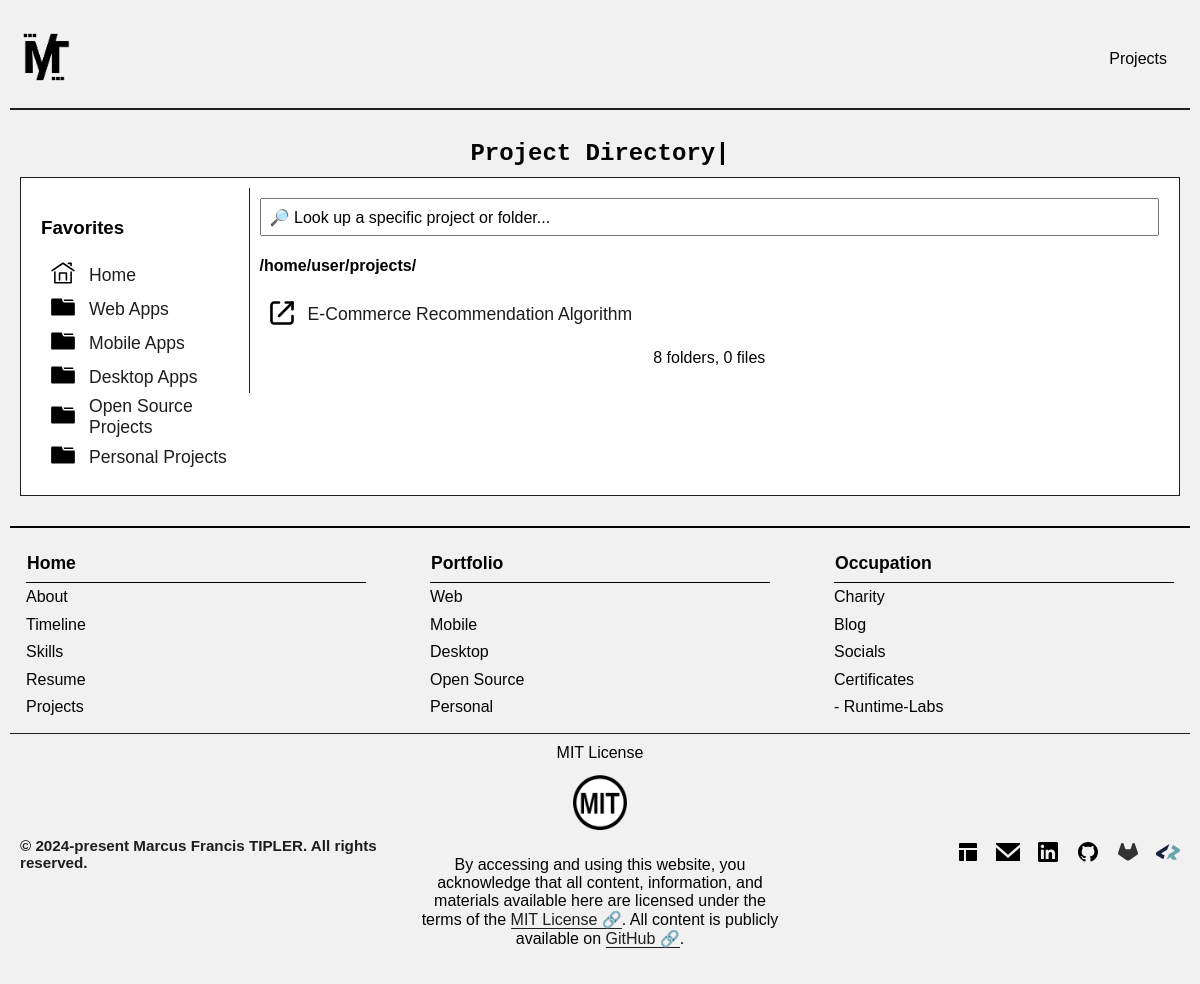
Page /projects/category/1 on the committed database.
### context/databaseHandler.py (models this page shows)
class ProjectCategory(db.Model):
    __tablename__ = 'project_categories'
    id = db.Column(db.Integer, primary_key=True, autoincrement=True)
    name = db.Column(db.Text)
    projects = db.relationship('Project', back_populates='category', lazy=True)

class Project(db.Model):
    __tablename__ = 'projects'
    id = db.Column(db.Integer, primary_key=True, autoincrement=True)
    name = db.Column(db.Text)
    description = db.Column(db.Text)
    category_id = db.Column(db.Integer, db.ForeignKey('project_categories.id'))
    category = db.relationship('ProjectCategory', back_populates='projects')
    status = db.Column(db.Text)
    start_date = db.Column(db.Text)
    updated_at = db.Column(db.Text)
    priority = db.Column(db.Integer)
    tags = db.Column(db.Text)
    progress = db.Column(db.Integer)
    picture_count = db.Column(db.Integer)
    link = db.Column(db.Text)
    favorite = db.Column(db.Boolean, default=False)

class Social(db.Model):
    __tablename__ = 'socials'
    id = db.Column(db.Integer, primary_key=True, autoincrement=True)
    platform = db.Column(db.Text)
    svg = db.Column(db.Text)
    username = db.Column(db.Text)
    profile_url = db.Column(db.Text)
    description = db.Column(db.Text)
    created_at = db.Column(db.Text)
    is_active = db.Column(db.Integer)

### app.py (the view)
@app.route('/projects/category/<int:category_id>')
def projectsByCategory(category_id):
    categories = []
    menu_item = ProjectCategory.query.all()
    projects = Project.query.filter_by(category_id=category_id).all()
    return render_template(
        'projects.html',
        projects=projects,
        categories=categories,
        menu_item=menu_item
    )

### app.py (called while the page is built)
@app.context_processor
def inject_menu():
    menu = Social.query.all()
    return dict(menu=menu)

### templates/projects.html (shortened to what this page needs)
{% extends "base.html" %}
{% block styles %}
    <link rel="stylesheet" href="{{ url_for('static', filename='styles/projects.css') }}">
{% endblock %}
{% block content %}
    <div class="mft-content">
        <div class="mft-about">
            <div class="mft-about-header">
                <h2 class="mft-page-header-title">Project Directory</h2><h2 class="mft-blinking-cursor">|</h2>
            </div>
             <div class="mft-file-explorer">
                <div class="mft-fe-left">
                    <h3 class="mft-folder-type">Favorites</h3>
                    <div class="mft-folder-container">
                        <table class="mft-clickable-table">
                            <tr class="mft-clickable-row" onclick="window.location.href='/projects'">
                                <td class="mft-icon-cell"><img class="mft-folder-icon" src="{{ url_for('static', filename='vectors/home.svg')}}" alt="folderico icon" width="24" height="24"/></td>
                                <td class="mft-title-cell">Home</td>
                            </tr>
                            {% for item in menu_item %}
                                <tr class="mft-clickable-row" onclick="window.location.href='/projects/category/{{ item.id }}'">
                                    <td class="mft-icon-cell"><img class="mft-folder-icon" src="{{ url_for('static', filename='vectors/folder.svg')}}" alt="folderico icon" width="24" height="24"/></td>
                                    <td class="mft-title-cell">{{ item.name }}</td>
                                </tr>
                            {% endfor %}
                        </table>
                    </div>
                </div>
                <div class="mft-fe-right">
                    <div class="mft-fe-search">
                        <form>
                            <input class="mft-searchbox" type="text" value="🔎 Look up a specific project or folder..." onfocus="this.value='';" onblur="if (this.value == '') {this.value = 'Look up a specific project or folder...';}">
                            <h4 class="mft-filepath">/home/user/projects/</h4>
                        </form>
                    </div>
                    <div class="mft-fe-contents">
                        <div class="mft-fe-item">
                            <table class="mft-clickable-table">
                                {% for project in projects %}
                                    <tr class="mft-clickable-row" onclick="window.location.href='{{ project.link }}'">
                                        <td class="mft-icon-cell"><img class="mft-file-icon" src="{{ url_for('static', filename='vectors/shortcut.svg')}}" alt="file icon" width="24" height="24"/></td>
                                        <td class="mft-title-cell">{{ project.name }}</td>
                                    </tr>
                                {% endfor %}
                            </table>
                        </div>
                    </div>
                    <div class="mft-folder-overview">
                        <p class="mft-amount">8 folders, 0 files </p>
                    </div>
                </div>
             </div>
        </div>
    </div>
{% endblock %}

### templates/base.html (shortened to what this page needs)
<!DOCTYPE html>
<link rel="stylesheet" href="{{ url_for('static', filename='styles/base.css') }}">
{% block styles %}{% endblock %}
<div class="mft-full-site">
    <div class="mft-header-container">
        {% block header %}
            <div class="mft-header-contents">
                <div class="mft-header-left">
                    <a href="{{ url_for('indexPage') }}">
                        <img id="mft-logo" class="mft-logo" src="{{ url_for('static', filename='images/logo-inverted.png') }}" alt="MFT"/>
                    </a>
                </div>
                <div class="mft-header-right">
                    <a href="{{ url_for('projectsPage') }}" class="mft-header-button">Projects</a>
                </div>
            </div>
        {% endblock %}
    </div>
    <div class="mft-content-container">
        {% block content %}
        {% endblock %}
    </div>
    <div class="mft-footer-container">
        {% block footer %}
        <div class="mft-footer">
            <div class="mft-footer-top">
                <div class="mft-footer-table">
                    <table>
                        <tr><th><a href="{{ url_for('indexPage') }}">Home</a></th></tr>
                        <tr><td><a href="{{ url_for('aboutPage') }}">About</a></td></tr>
                        <tr><td><a href="{{ url_for('timelinePage') }}">Timeline</a></td></tr>
                        <tr><td><a href="{{ url_for('skillsPage') }}">Skills</a></td></tr>
                        <tr><td><a href="{{ url_for('resumePage') }}">Resume</a></td></tr>
                        <tr><td><a href="{{ url_for('projectsPage') }}">Projects</a></td></tr>
                    </table>
                </div>
                <div class="mft-footer-table">
                    <table>
                        <tr><th><a href="{{ url_for('portfolioPage') }}">Portfolio</a></th></tr>
                        <tr><td><a href="{{ url_for('webPage') }}">Web</a></td></tr>
                        <tr><td><a href="{{ url_for('mobilePage') }}">Mobile</a></td></tr>
                        <tr><td><a href="{{ url_for('desktopPage') }}">Desktop</a></td></tr>
                        <tr><td><a href="{{ url_for('openSourcePage') }}">Open Source</a></td></tr>
                        <tr><td><a href="{{ url_for('personalPage') }}">Personal</a></td></tr>
                    </table>
                </div>
                <div class="mft-footer-table">
                    <table>
                        <tr><th><a href="{{ url_for('occupationPage') }}">Occupation</a></th></tr>
                        <tr><td><a href="{{ url_for('charityPage') }}">Charity</a></td></tr>
                        <tr><td><a href="{{ url_for('blogPage') }}">Blog</a></td></tr>
                        <tr><td><a href="{{ url_for('socialsPage') }}">Socials</a></td></tr>
                        <tr><td><a href="{{ url_for('certificatesPage') }}">Certificates</a></td></tr>
                        <tr><td><a href="https://runtime-labs.org">- Runtime-Labs</a></td></tr>
                    </table>
                </div>
            </div>
            <div class="mft-footer-bottom">
                <div class="mft-footer-left">
                    <h4>&copy; 2024-present Marcus Francis TIPLER. All rights reserved.</h4>
                </div>
                <div class="mft-footer-middle">
                    <div class="mft-license">
                        <span>MIT License</span>
                        <img src="{{ url_for('static', filename='images/license.png') }}" alt="MIT License" class="mft-license-img"/>
                        <p>By accessing and using this website, you acknowledge that all content, information, and materials available here are licensed under the terms of the <a href="https://github.com/Marcus-Tipler/marcus-tipler-blog/blob/main/LICENSE">MIT License 🔗</a>. All content is publicly available on <a href="https://github.com/Marcus-Tipler/marcus-tipler-blog">GitHub 🔗</a>.</p>
                    </div>
                </div>
                <div class="mft-footer-right">
                    {% for social in menu %}
                        <a href="{{ social.profile_url }}" target="_blank" aria-label="{{ social.platform }}" class="mft-social-icon">
                            <img src="{{ url_for('static', filename='vectors/' + social.svg + '.svg') }}" alt="{{ social.platform }} icon" width="24" height="24"/>
                        </a>
                    {% endfor %}
                </div>
            </div>
        </div>
        {% endblock %}
    </div>
</div>

### static/styles/base.css (style rules this page uses)
.mft-full-site { min-height: 100vh; display: flex; flex-direction: column; }
.mft-header-container { height: 5%; }
.mft-header-contents { padding: 20px 10px; margin: 10px; overflow: hidden; display: flex; justify-content: space-between; align-items: center; border-bottom: 2px solid var(--mft-black-off); }
.mft-header-right a { text-align: center; padding: 12px; text-decoration: none; color: var(--mft-black-proper); border: 1px solid var(--mft-white-off) }
.mft-logo { height: 5%; width: 5%; filter: invert(100%); }
.mft-content-container { flex: 1 0 auto; padding: 10px; }
.mft-footer-container { flex-shrink: 0; padding: 10px; }
.mft-footer { color: var(--mft-black-proper); padding: 0; border-top: 2px solid var(--mft-black-proper); font-size: 1rem; }
.mft-footer-top { display: flex; justify-content: space-between; align-items: flex-start; padding: 24px 0 12px 0; gap: 2rem; }
.mft-footer-table { flex: 1 1 0; padding: 0 1rem; }
.mft-footer-table a { text-decoration: none; color: var(--mft-black-proper); border-bottom: 1px solid var(--mft-white-off); }
.mft-footer-table table { width: 100%; border-collapse: collapse; background: transparent; color: var(--mft-black-proper); }
.mft-footer-table th { text-align: left; font-size: 1.1rem; padding-bottom: 0.5rem; color: var(--mft-black-proper); border-bottom: 1px solid var(--mft-black-proper); }
.mft-footer-table td { padding: 0.3rem 0; border: none; }
.mft-footer-bottom { display: flex; justify-content: space-between; align-items: center; padding: 10px; border-top: 1px solid var(--mft-black-off); gap: 2rem; }
.mft-footer-left { flex: 1 1 0; text-align: left; font-size: 0.95rem; color: var(--mft-black-off); }
.mft-footer-middle { flex: 1 1 0; text-align: center; }
.mft-license { display: flex; flex-direction: column; align-items: center; gap: 0.3rem; }
.mft-license-img { width: 15%; height: auto; margin-top: 0.2rem; border-radius: 4px; background: var(--mft-white-off); padding: 5px; }
.mft-license a { border-bottom: 1px solid var(--mft-black-off); text-decoration: none; color: var(--mft-black-off); }
.mft-footer-right { flex: 1 1 0; text-align: right; display: flex; justify-content: flex-end; gap: 1rem; }
.mft-social-icon { display: inline-block; color: var(--mft-black-proper); transition: color 0.2s; vertical-align: middle; }
.mft-blinking-cursor { font-family: 'Fira Mono', 'Consolas', monospace; animation: blink 1s steps(1) infinite; }

### static/styles/projects.css (style rules this page uses)
.mft-content { padding: 10px; }
.mft-about-header { padding-bottom: 10px; text-align: center }
.mft-page-header-title, .mft-blinking-cursor { display: inline; vertical-align: baseline; font-family: 'Fira Mono', 'Consolas', monospace; color: var(--mft-black-proper); }
.mft-file-explorer { display: flex; padding: 10px; contain: content; overflow: hidden; max-width: 1400px; width: 100%; margin: 0 auto; box-sizing: border-box; background-color: var(--mft-white-proper); border: 1px solid var(--mft-black-off); }
.mft-fe-left { padding: 10px; width: 250px; }
.mft-clickable-table { width: 100%; border-collapse: separate; border-spacing: 0 2px; }
.mft-clickable-row td { cursor: pointer; border-top: 1px solid var(--mft-white-proper); border-bottom: 1px solid var(--mft-white-proper); color: var(--mft-black-off); background: var(--mft-white-full); transition: background 0.2s; }
.mft-clickable-row td:last-child { border-right: 1px solid var(--mft-white-proper); }
.mft-clickable-row td:first-child { border-left: 1px solid var(--mft-white-proper); }
.mft-icon-cell { width: 40px; text-align: center; vertical-align: middle; }
.mft-title-cell { vertical-align: middle; font-size: 1.1em; padding: 0px 5px; }
.mft-fe-right { display: flex; flex-direction: column; width: 100%; padding: 10px; border-left: 1px solid var(--mft-black-off); height: 100%; }
.mft-fe-search { width: 100%; padding: 0; margin: 0; }
.mft-searchbox { display: block; width: 100%; box-sizing: border-box; padding: 8px; font-size: 1em; margin: 0; }
.mft-folder-overview { text-align: center; }

### rows in the picture
ProjectCategory: name "Web Apps"
ProjectCategory: name "Mobile Apps"
ProjectCategory: name "Desktop Apps"
ProjectCategory: name "Open Source Projects"
ProjectCategory: name "Personal Projects"
Project: name "E-Commerce Recommendation Algorithm"
Social: svg (picture)
Social: svg (picture)
Social: svg (picture)
Social: svg (picture)
Social: svg (picture)
Social: svg (picture)
